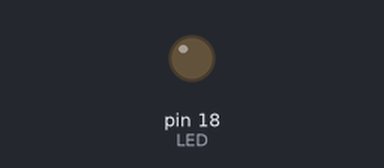
A program run on a simulated MicroPython board. On the bench: output pins drawn as LEDs (lit = HIGH).

Above: at 0.6 s.
At 2.25 s:
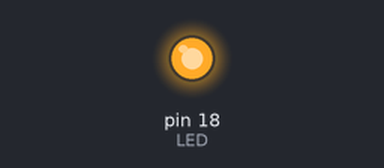
Timing chart, 0 to 3.0 s (numbered marks = the images above):
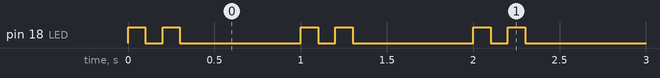

The program:

heartbeat.py
```python
from machine import Pin
import time
LED = Pin(18, Pin.OUT)

tick = 0 # counter variable

def toggle(LED):
	LED.value(not LED.value())

while True:
	if tick <= 3:
		toggle(LED)
	#make sure the value of tick has a 0-9 range
	tick = (tick + 1) % 10
	time.sleep(0.1) 
```

Measured:
- by itself, pin 18 (LED): repeats every 1.0 s: LOW 0.10 s, HIGH 0.10 s, LOW 0.70 s, HIGH 0.10 s
- by itself, everything shown: repeats every 1.0 s, in 4 steps
